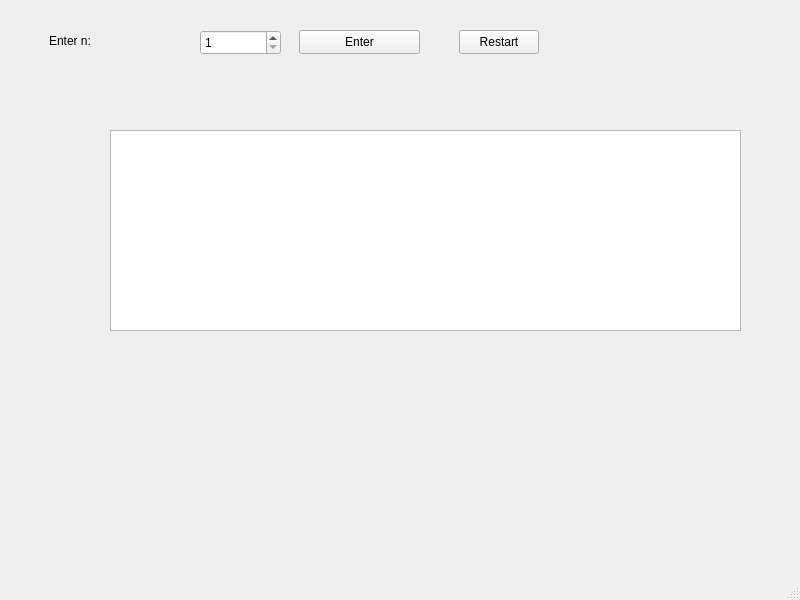
<?xml version="1.0" encoding="UTF-8"?>
<ui version="4.0">
 <class>MainWindow</class>
 <widget class="QMainWindow" name="MainWindow">
  <property name="geometry">
   <rect>
    <x>0</x>
    <y>0</y>
    <width>800</width>
    <height>600</height>
   </rect>
  </property>
  <property name="windowTitle">
   <string>MainWindow</string>
  </property>
  <widget class="QWidget" name="centralwidget">
   <widget class="QPushButton" name="pushButton_enter">
    <property name="geometry">
     <rect>
      <x>299</x>
      <y>30</y>
      <width>121</width>
      <height>24</height>
     </rect>
    </property>
    <property name="text">
     <string>Enter</string>
    </property>
   </widget>
   <widget class="QLabel" name="Message">
    <property name="geometry">
     <rect>
      <x>49</x>
      <y>30</y>
      <width>131</width>
      <height>21</height>
     </rect>
    </property>
    <property name="text">
     <string>Enter n:</string>
    </property>
   </widget>
   <widget class="QLabel" name="label_n">
    <property name="geometry">
     <rect>
      <x>119</x>
      <y>90</y>
      <width>121</width>
      <height>16</height>
     </rect>
    </property>
    <property name="text">
     <string/>
    </property>
   </widget>
   <widget class="QPushButton" name="pushButton_restart">
    <property name="geometry">
     <rect>
      <x>459</x>
      <y>30</y>
      <width>80</width>
      <height>24</height>
     </rect>
    </property>
    <property name="text">
     <string>Restart</string>
    </property>
   </widget>
   <widget class="QTextEdit" name="textEdit">
    <property name="enabled">
     <bool>true</bool>
    </property>
    <property name="geometry">
     <rect>
      <x>110</x>
      <y>130</y>
      <width>631</width>
      <height>201</height>
     </rect>
    </property>
    <property name="autoFillBackground">
     <bool>false</bool>
    </property>
    <property name="readOnly">
     <bool>true</bool>
    </property>
   </widget>
   <widget class="QSpinBox" name="spinBox">
    <property name="geometry">
     <rect>
      <x>200</x>
      <y>30</y>
      <width>81</width>
      <height>25</height>
     </rect>
    </property>
    <property name="minimum">
     <number>1</number>
    </property>
    <property name="maximum">
     <number>2147483647</number>
    </property>
   </widget>
  </widget>
  <widget class="QMenuBar" name="menubar">
   <property name="geometry">
    <rect>
     <x>0</x>
     <y>0</y>
     <width>800</width>
     <height>21</height>
    </rect>
   </property>
  </widget>
  <widget class="QStatusBar" name="statusbar"/>
 </widget>
 <resources/>
 <connections/>
</ui>
